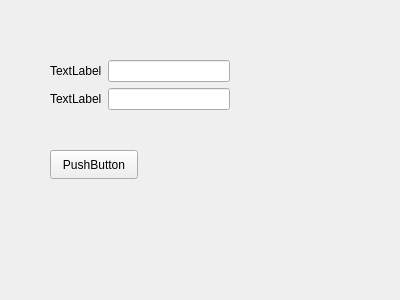
<?xml version="1.0" encoding="UTF-8"?>
<ui version="4.0">
 <class>Form</class>
 <widget class="QWidget" name="Form">
  <property name="geometry">
   <rect>
    <x>0</x>
    <y>0</y>
    <width>400</width>
    <height>300</height>
   </rect>
  </property>
  <property name="windowTitle">
   <string>Form</string>
  </property>
  <widget class="QPushButton" name="pushButton">
   <property name="geometry">
    <rect>
     <x>50</x>
     <y>150</y>
     <width>88</width>
     <height>29</height>
    </rect>
   </property>
   <property name="text">
    <string>PushButton</string>
   </property>
  </widget>
  <widget class="QWidget" name="">
   <property name="geometry">
    <rect>
     <x>50</x>
     <y>60</y>
     <width>180</width>
     <height>66</height>
    </rect>
   </property>
   <layout class="QFormLayout" name="formLayout">
    <item row="0" column="0">
     <widget class="QLabel" name="label">
      <property name="text">
       <string>TextLabel</string>
      </property>
     </widget>
    </item>
    <item row="0" column="1">
     <widget class="QLineEdit" name="lineEdit"/>
    </item>
    <item row="1" column="0">
     <widget class="QLabel" name="label_2">
      <property name="text">
       <string>TextLabel</string>
      </property>
     </widget>
    </item>
    <item row="1" column="1">
     <widget class="QLineEdit" name="lineEdit_2"/>
    </item>
   </layout>
  </widget>
 </widget>
 <resources/>
 <connections/>
</ui>
